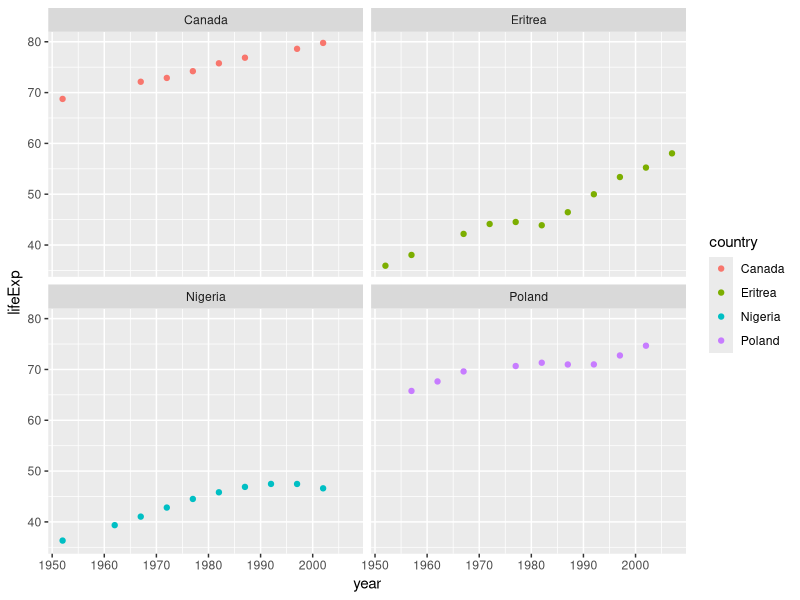
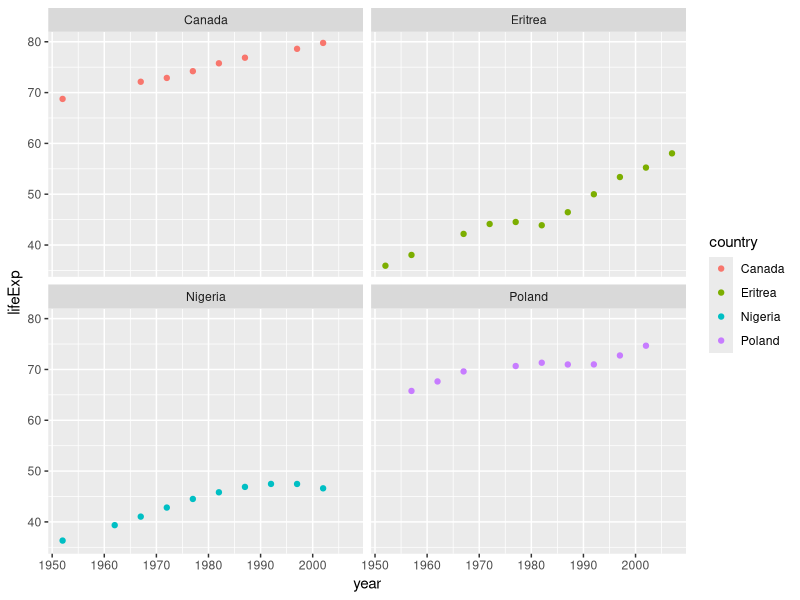
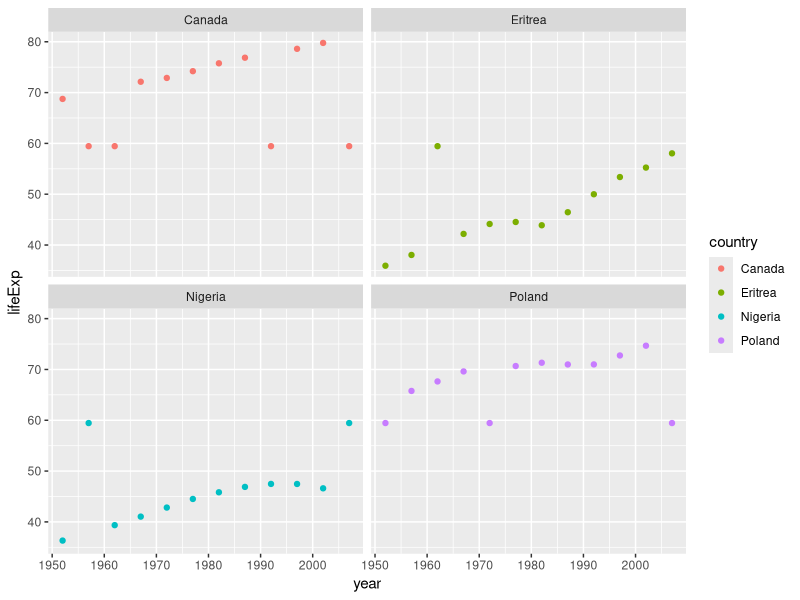
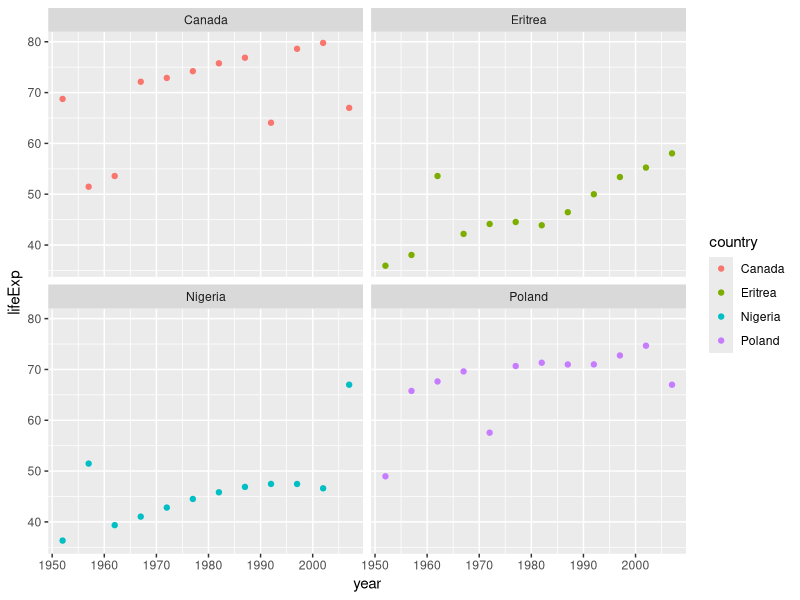
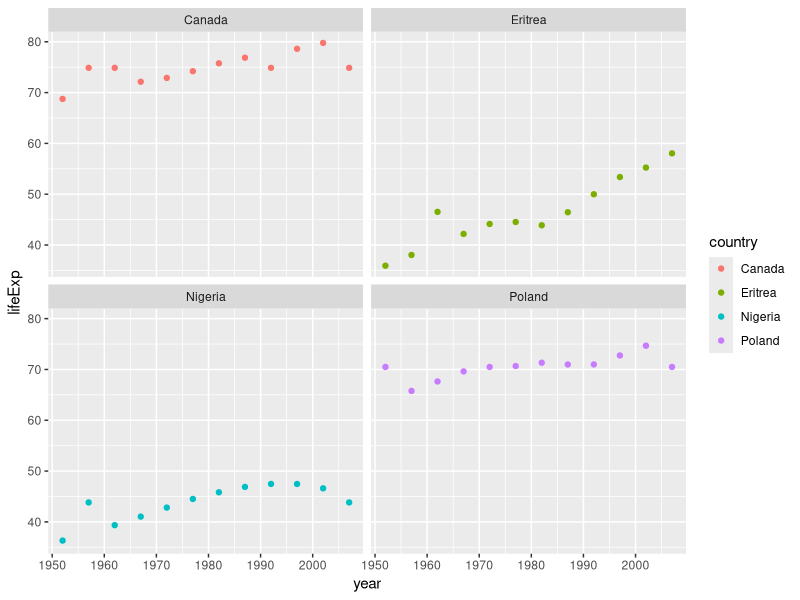
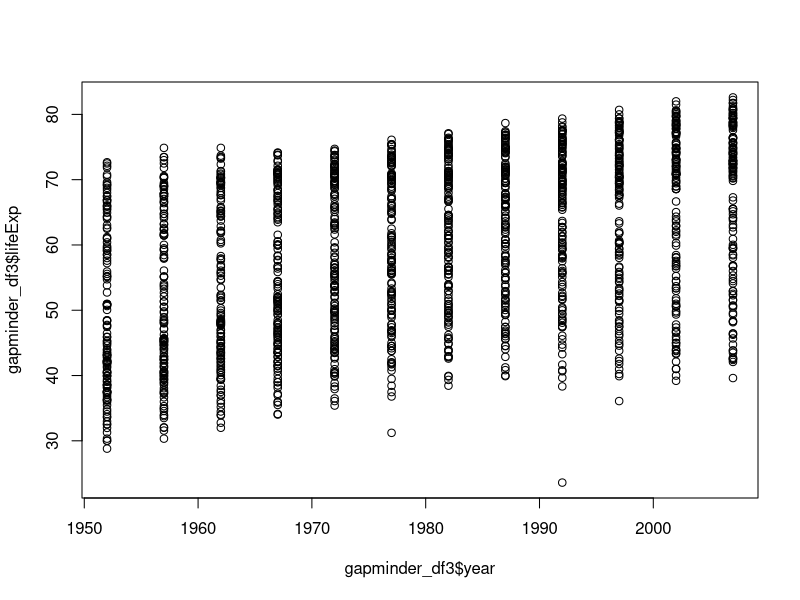
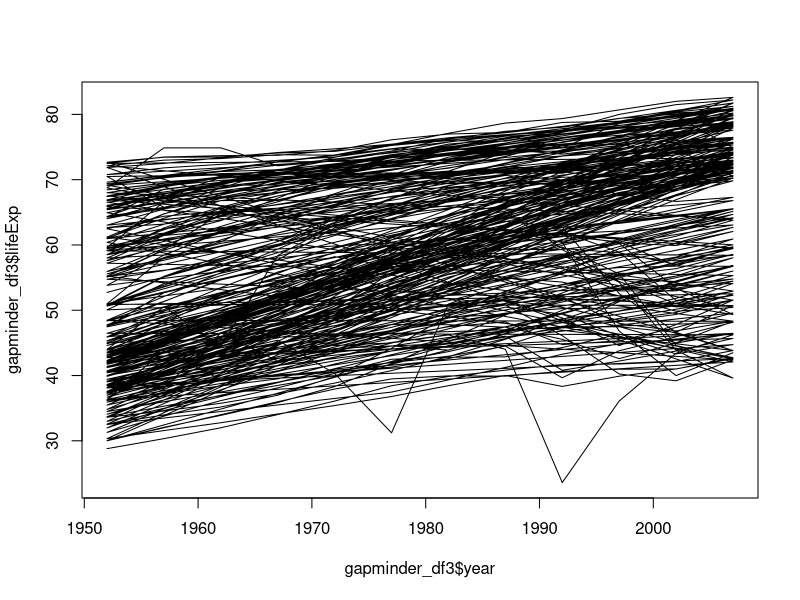
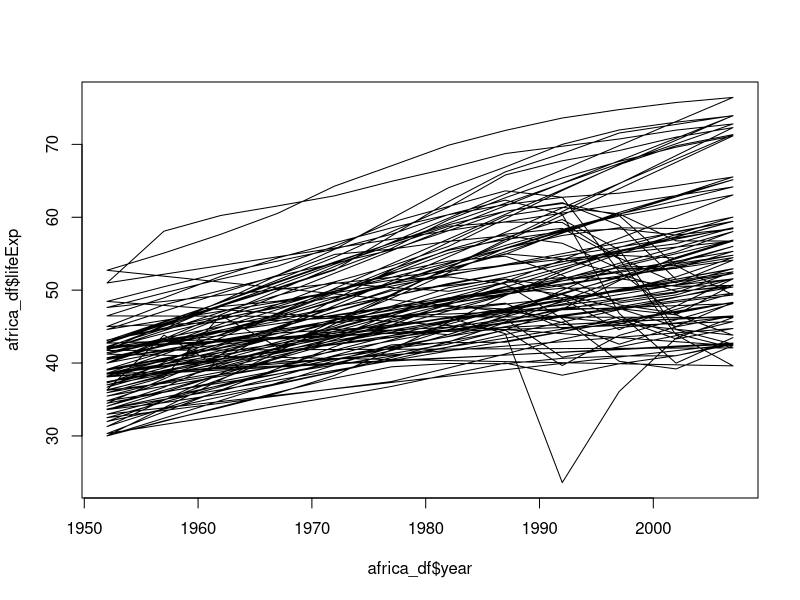

These charts were generated, in order, by the following R code:
# gapminder_df <- read.csv("./data/gapminder_df.csv")
# countries = c("Poland", "Eritrea", "Myanamar", "Nigeria", "Canada")
# values <- gapminder_df[gapminder_df$country %in% countries, "lifeExp"]
# gapminder_df[gapminder_df$country %in% countries, "lifeExp"][sample(length(values), 10)] <- NA
# write.csv(gapminder_df, "./data/gapminder_df_edit.csv")

# setwd("/Users/markverhagen/Dropbox/Academic Work/Teaching/intro-to-R/")

### Freestyle working session (Day 2)
## Using the gapminder dataset

### Exercise 1 - Setting up the data
## Download the data from the following url:

## Check your current directory (tip: getwd()) and make sure you have a folder
## inside this directory called 'data' and put the data in there and rename it
## 'gapminder_df_day2.csv'
getwd()

## Read the data
gapminder_df <- read.csv("gapminder_df_edit.csv")

### Exercise 2 - Getting a sense of the data
## How many countries are there in the gapminder dataset?
length(unique(gapminder_df$country))

## What range of years is in the dataset?
unique(gapminder_df$year)

## Which countries feature most (and least) often in the data?
## Hint: (?table)
table(gapminder_df$country)

### Exercise 3 - Inspecting our data of interest
## How much missing values are there for the 'year' variable?
sum(is.na(gapminder_df$lifeExp))

## How much missing values are there for the 'lifeExp' variable?
sum(is.na(gapminder_df$lifeExp))

## Which countries seem to be affected by the missingness in the data?
unique(gapminder_df$country[is.na(gapminder_df$lifeExp)])

## Save these countries in a vector
countries <- unique(gapminder_df$country[is.na(gapminder_df$lifeExp)])

### Exercise 4 - Inspecting the data
## Install the ggplot2 library
# install.packages("ggplot2")

## Make a plot (with this code snippet, don't forget to load the library!)
## Note that the snippet uses the data, as well as the vector of countries
## we defined above
library(ggplot2)
ggplot(gapminder_df[gapminder_df$country %in% countries, ]) +
    geom_point(aes(y = lifeExp, x = year, color = country)) +
    facet_wrap(~country)

## Turn the snippet above into a function taking the data and a list of countries
## to visualize
plot_countries <- function(df, c_list) {
    ggplot(df[df$country %in% c_list, ]) +
        geom_point(aes(y = lifeExp, x = year, color = country)) +
        facet_wrap(~country)
}

## Visualize the data for the countries with the missing data
plot_countries(gapminder_df, countries)

### Exercise 5 - Imputing and inspecting the data using the mean

## Make a copy of the dataframe and impute the missing lifeExp variables with
## the overall mean

# Make a copy
gapminder_df1 <- gapminder_df
# Calculate the overall mean
mean <- mean(gapminder_df1$lifeExp, na.rm = T)
# Impute the missing values with the overall mean
gapminder_df1[is.na(gapminder_df1$lifeExp), "lifeExp"] <- mean
# Check how the missing countries look like now
plot_countries(gapminder_df1, countries)

### Exercise 6 - Imputing and inspecting the data using the yearly mean
## Make a copy of the dataframe and imputate the missing
## values of the lieExp variable using the yearly mean

## Make a table containing the mean for each year
## (tip: ?aggregate)
means_per_year <- aggregate(gapminder_df$lifeExp,
    by = list(gapminder_df$year),
    mean, na.rm = T
)

# Make a copy of the original dataset
gapminder_df2 <- gapminder_df
# Merge the yearly means to the original data
gapminder_df2 <- merge(gapminder_df2, means_per_year,
    by.x = "year", by.y = "Group.1"
)
# Replace the missing lifeExp variable using the yearly means
gapminder_df2[is.na(gapminder_df2$lifeExp), "lifeExp"] <-
    gapminder_df2[is.na(gapminder_df2$lifeExp), "x"]
# Inspect the results
plot_countries(gapminder_df2, countries)

### Exercise 7 - Imputing and inspecting the data using the country mean
## Repeat the imputation but using the country specific mean

# Calculate the mean per country (tip: use the aggregate function, ?aggregate)
means_per_year <- aggregate(gapminder_df$lifeExp,
    by = list(gapminder_df$country),
    mean, na.rm = T
)

# Make a copy of the dataframe for imputation with the country meana
gapminder_df3 <- gapminder_df

# Merge the country means to the original data
gapminder_df3 <- merge(gapminder_df3, means_per_year,
    by.x = "country", by.y = "Group.1"
)

# Replace the missing values of lifeExp with the country mean
gapminder_df3[is.na(gapminder_df3$lifeExp), "lifeExp"] <-
    gapminder_df3[is.na(gapminder_df3$lifeExp), "x"]

# Inspect the results
plot_countries(gapminder_df3, countries)

### Exercise 8 - Exploring the imputed dataset

## Make a plot showing the development of lifeExpectancy over time
## tip: ?plot
plot(gapminder_df3$year, gapminder_df3$lifeExp)

## Replace the scatters by lines using 'type = "lines"'
plot(gapminder_df3$year, gapminder_df3$lifeExp, type = "lines")

## Make a lineplot showing the development of lifeExpectancy in Africa only
africa_df <- gapminder_df3[gapminder_df3$continent == "Africa", ]
plot(africa_df$year, africa_df$lifeExp, type = "lines")

## Make a lineplot showing the development of lifeExpectancy in Europe only
europe_df <- gapminder_df3[gapminder_df3$continent == "Europe", ]
plot(europe_df$year, europe_df$lifeExp, type = "lines")

## Make a scatterplot relating the association between 'lifeExp' and 'pop'
## for the year 2007
gapminder_2007 <- gapminder_df3[gapminder_df3$year == 2007, ]
plot(gapminder_2007$lifeExp, gapminder_2007$pop)

## Make a scatterplot relating the association between 'lifeExp' and 'gdpPercap'
## for the year 2017
plot(gapminder_2007$gdpPercap, gapminder_2007$lifeExp)

## Do this for Africa and Europe separately
gapminder_2007_europe <- gapminder_df3[(gapminder_df3$year == 2007) &
    (gapminder_df3$continent == "Europe"), ]

plot(gapminder_2007_europe$gdpPercap, gapminder_2007_europe$lifeExp)

gapminder_2007_africa <- gapminder_df3[(gapminder_df3$year == 2007) &
    (gapminder_df3$continent == "Africa"), ]
plot(gapminder_2007_africa$gdpPercap, gapminder_2007_africa$lifeExp)

## BONUS QUESTION: which country has had the largest rate of growth in lifeExp?